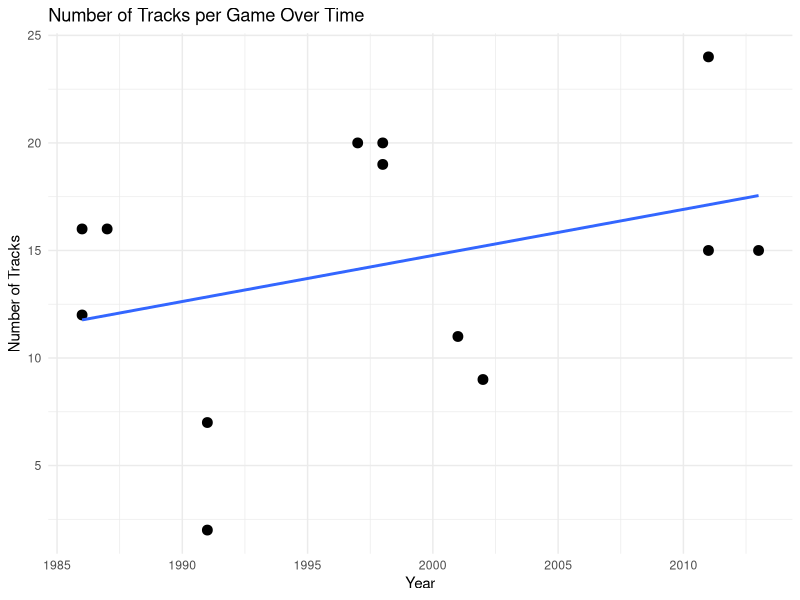
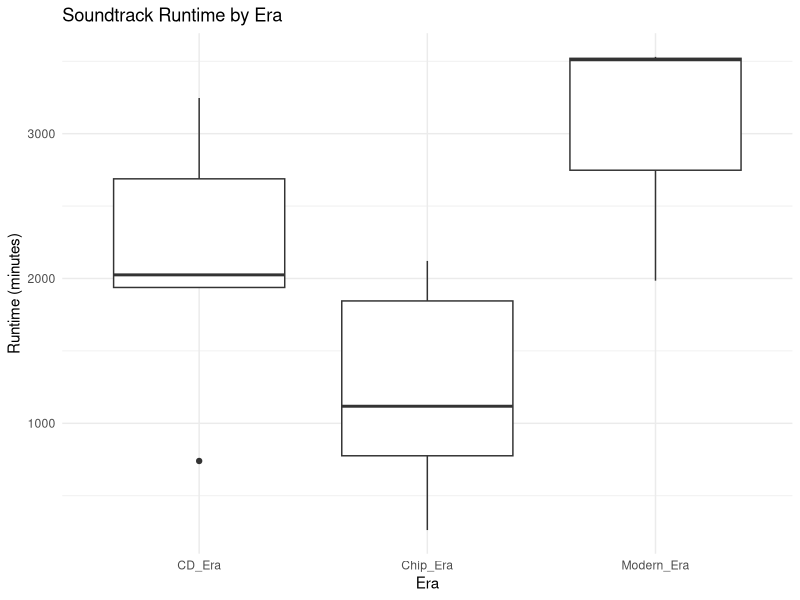
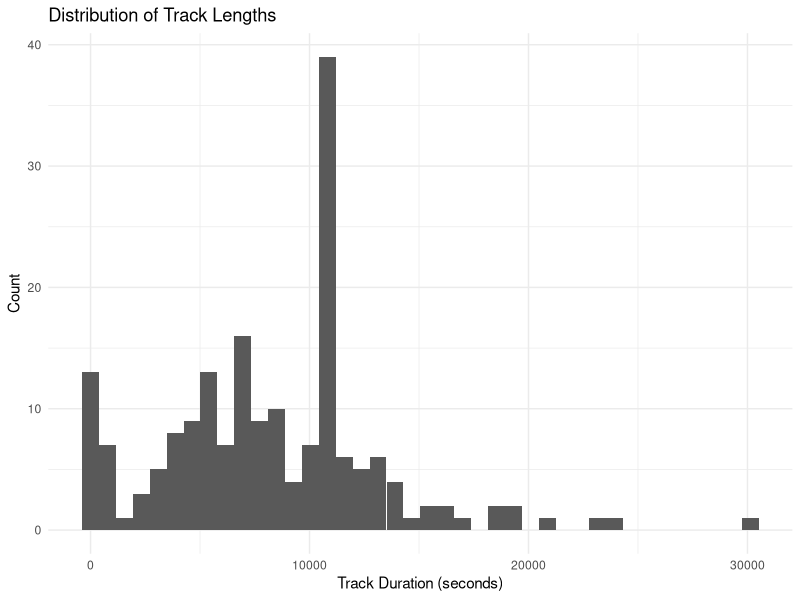

The R script that drew these images, in order:
## ---- chunk 1
library(ggplot2)
library(dplyr)

df <- read.csv("video_game_ost_cleaned_with_seconds.csv")

game_summary <- df |>
  group_by(game, year, era) |>
  summarise(
    total_tracks = n(),
    total_runtime_sec = sum(Duration_sec, na.rm = TRUE),
    avg_track_length = mean(Duration_sec, na.rm = TRUE),
    .groups = "drop"
  ) |>
  mutate(total_runtime_min = total_runtime_sec / 60)

game_summary
## ---- chunk 2
ggplot(game_summary, aes(x = year, y = total_tracks)) +
  geom_point(size = 3) +
  geom_smooth(method = "lm", se = FALSE) +
  theme_minimal() +
  labs(
    title = "Number of Tracks per Game Over Time",
    x = "Year",
    y = "Number of Tracks"
  )
## ---- chunk 3
ggplot(game_summary, aes(x = era, y = total_runtime_min)) +
  geom_boxplot() +
  theme_minimal() +
  labs(
    title = "Soundtrack Runtime by Era",
    x = "Era",
    y = "Runtime (minutes)"
  )
## ---- chunk 4
ggplot(df, aes(x = Duration_sec)) +
  geom_histogram(bins = 40) +
  theme_minimal() +
  labs(
    title = "Distribution of Track Lengths",
    x = "Track Duration (seconds)",
    y = "Count"
  )
